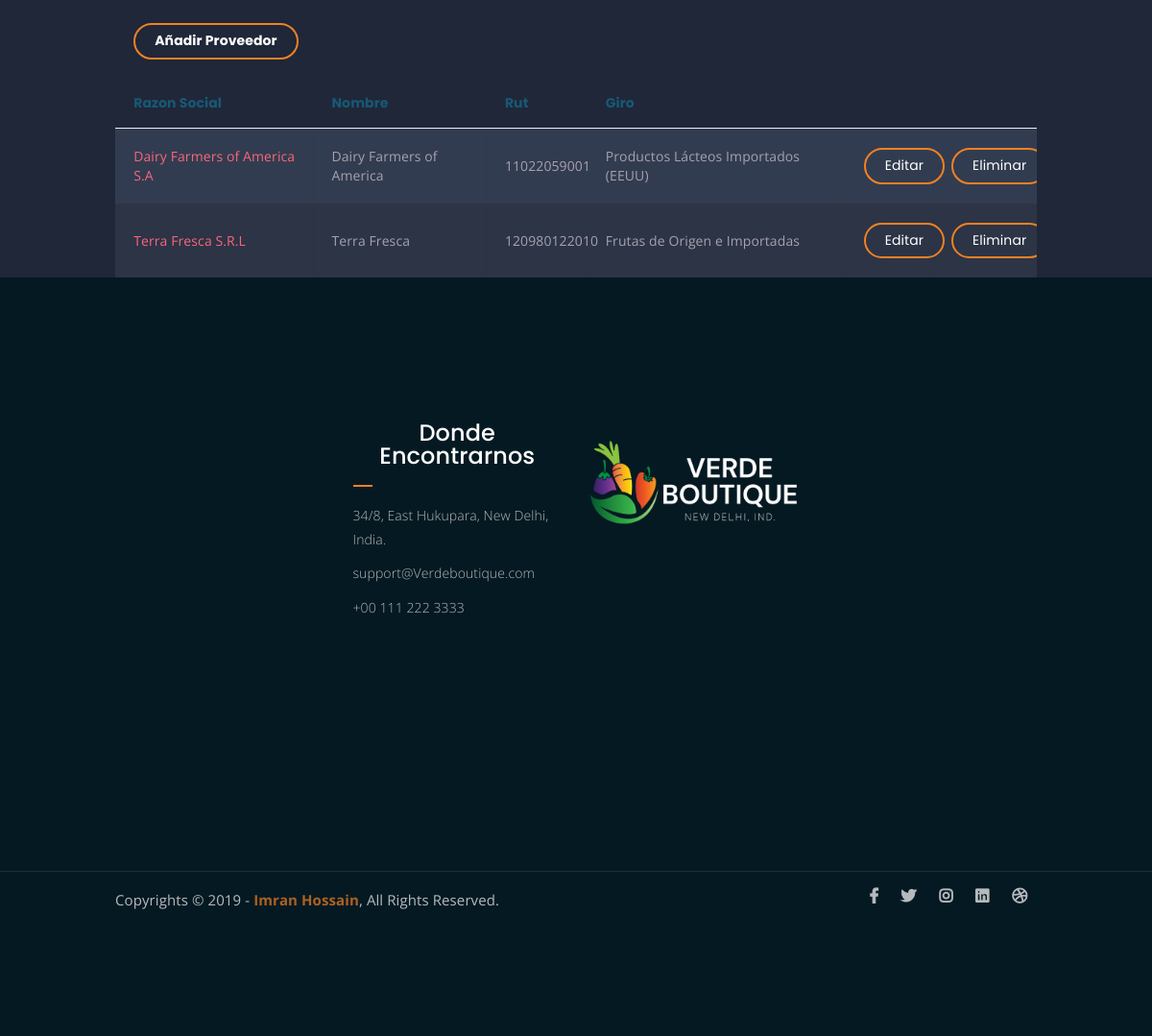
Before: /Proveedores (signed in, lower part) with the older database file.
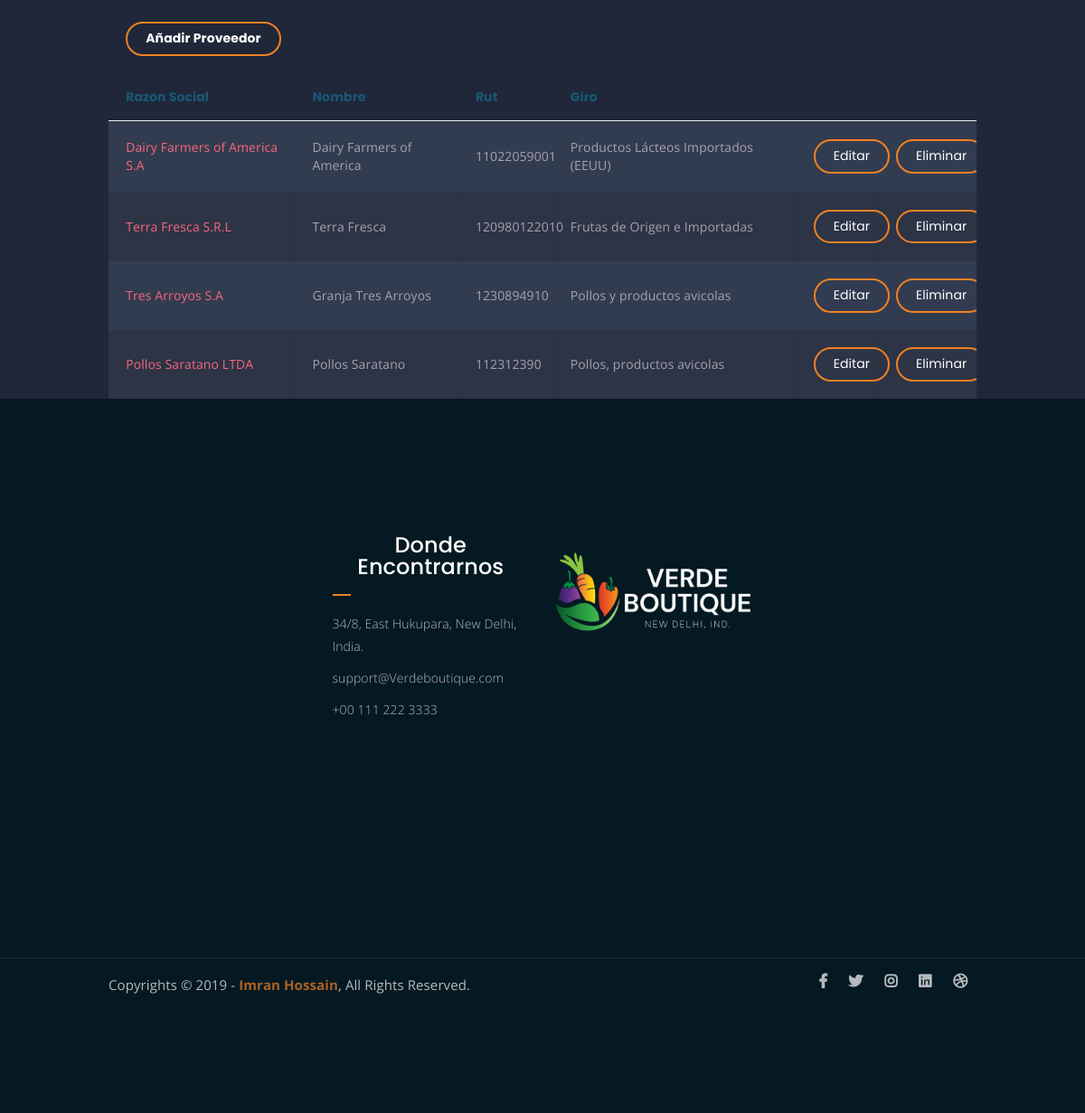
After: the same page with the newer database file.
### Tienda/models.py (models this page shows, shortened)
class Proveedor(models.Model):
    razonsocial = models.CharField(max_length=60)
    nombre = models.CharField(max_length=60)
    rut = models.IntegerField()
    giro = models.CharField(max_length=60)

### Tienda/views.py (the view)
# urls.py: path('Proveedores', views.ver_prov, name='Proveedor'),
@staff_member_required
def ver_prov(request):
    proveedores = Proveedor.objects.all()
    dicc = {"proveedores": proveedores}
    plantilla = loader.get_template("#6ProveedorList.html")
    documento = plantilla.render(dicc)
    return HttpResponse(documento)

### Tienda/template/#6ProveedorList.html (shortened to what this page needs)
<!DOCTYPE html>
<html lang="en">
	{%load static%}
<head>
	<link rel="stylesheet" href="{%static 'Tienda/assets/css/all.min.css' %}">
	<link rel="stylesheet" href="{%static 'Tienda/assets/bootstrap/css/bootstrap.min.css' %}">
	<link rel="stylesheet" href="{%static 'Tienda/assets/css/owl.carousel.css' %}">
	<link rel="stylesheet" href="{%static 'Tienda/assets/css/magnific-popup.css' %}">
	<link rel="stylesheet" href="{%static 'Tienda/assets/css/animate.css' %}">
	<link rel="stylesheet" href="{%static 'Tienda/assets/css/meanmenu.min.css' %}">
	<link rel="stylesheet" href="{%static 'Tienda/assets/css/main.css' %}">
	<link rel="stylesheet" href="{%static 'Tienda/assets/css/responsive.css' %}">
</head>
<body>
		<div>
			<table class="container">
				<thead>
					<tr><th><a href="{%url 'AddProv' %}" class="bordered-btn" style="position: relative;">Añadir Proveedor</a></th></tr>
					<tr>
						<th><h1>Razon Social</h1></th>
						<th><h1>Nombre</h1></th>
						<th><h1>Rut</h1></th>
						<th><h1>Giro</h1></th>
					</tr>
				</thead>
				<tbody>
				{%for n in proveedores%}
					<tr>
						<td>{{n.razonsocial}}</td>
						<td>{{n.nombre}}</td>
						<td>{{n.rut}}</td>
						<td>{{n.giro}}</td>
						<td><a href="{%url 'EdtProv' n.id%}" class="bordered-btn" style="position: relative;">Editar</a></td>
						<td><a href="{%url 'DelProv' n.id%}" class="bordered-btn" style="position: relative;">Eliminar</a></td>
					</tr>
				{%endfor%}
				</tbody>
			</table>
		</div>
	<div class="footer-area">
		<div class="container">
			<div class="row">
				<div class="col-lg-3 col-md-6">
				</div>
				<div class="col-lg-3 col-md-6">
					<div class="footer-box get-in-touch">
						<h2 class="widget-title">Donde Encontrarnos</h2>
						<ul>
							<li>34/8, East Hukupara, New Delhi, India.</li>
							<li>support@Verdeboutique.com</li>
							<li>+00 111 222 3333</li>
						</ul>
					</div>
				</div>
				<div class="col-lg-3 col-md-6">
					<div class="footer-box pages">
					<img src="{%static 'Tienda/assets/img/GreenFruitLogo4.png' %}">
					</div>
				</div>
				<div class="col-lg-3 col-md-6">
				</div>
			</div>
		</div>
	</div>
	<div class="copyright">
		<div class="container">
			<div class="row">
				<div class="col-lg-6 col-md-12">
					<p>Copyrights &copy; 2019 - <a href="https://imransdesign.com/">Imran Hossain</a>,  All Rights Reserved.</p>
				</div>
				<div class="col-lg-6 text-right col-md-12">
					<div class="social-icons">
						<ul>
							<li><a href="#" target="_blank"><i class="fab fa-facebook-f"></i></a></li>
							<li><a href="#" target="_blank"><i class="fab fa-twitter"></i></a></li>
							<li><a href="#" target="_blank"><i class="fab fa-instagram"></i></a></li>
							<li><a href="#" target="_blank"><i class="fab fa-linkedin"></i></a></li>
							<li><a href="#" target="_blank"><i class="fab fa-dribbble"></i></a></li>
						</ul>
					</div>
				</div>
			</div>
		</div>
	</div>
</body>
</html>

Changed rows visible on the page:
added Proveedor: razonsocial "Tres Arroyos S.A", nombre "Granja Tres Arroyos", rut "1230894910", giro "Pollos y productos avicolas"
added Proveedor: razonsocial "Pollos Saratano LTDA", nombre "Pollos Saratano", rut "112312390", giro "Pollos, productos avicolas"
